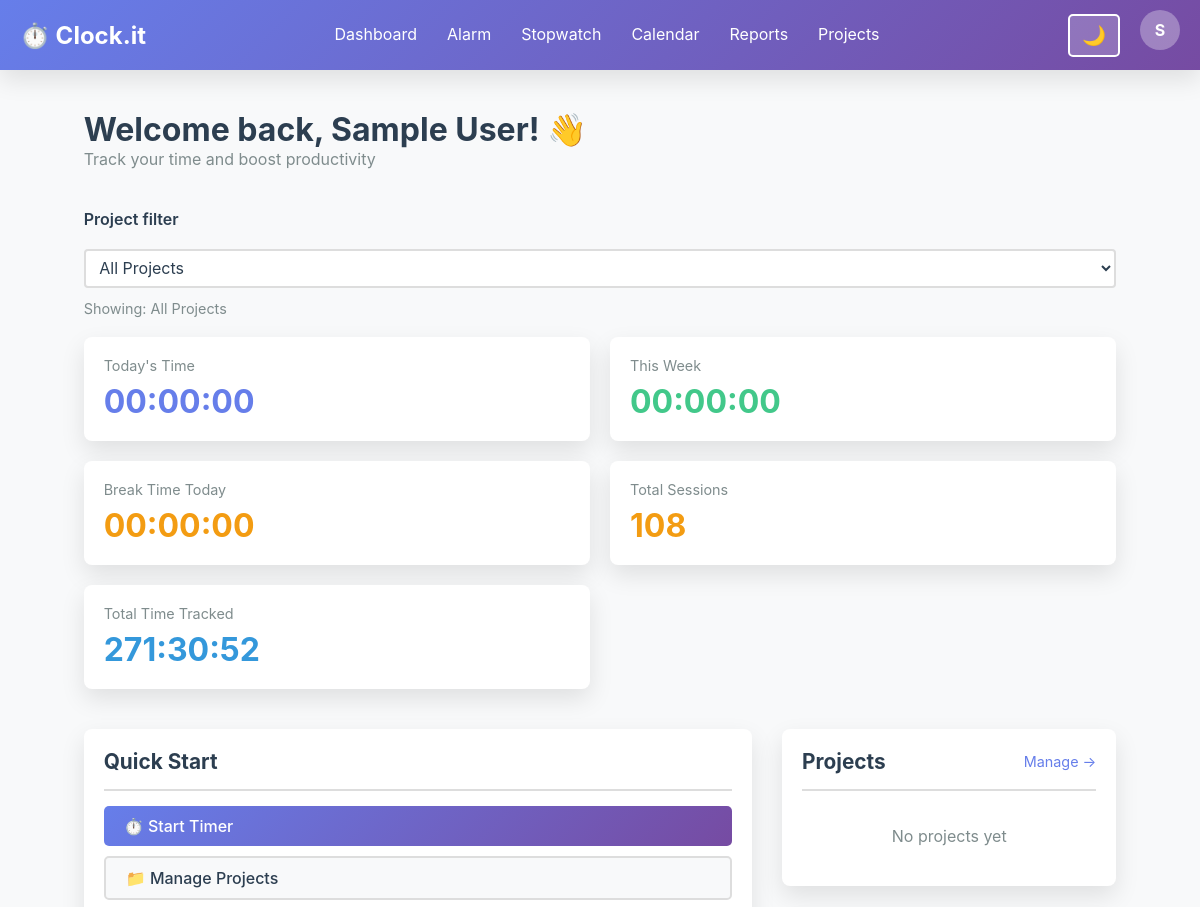
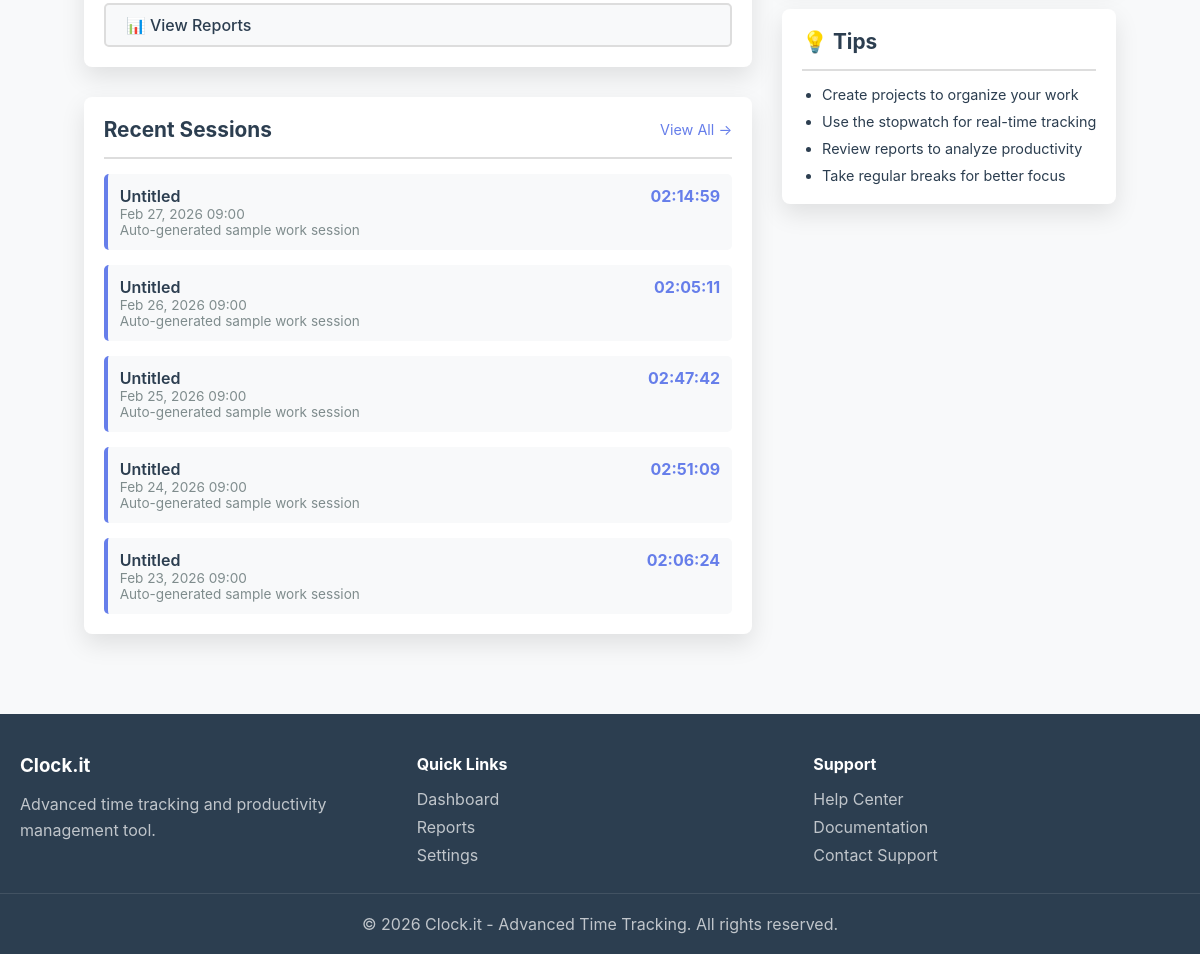
Page /dashboard.php (signed in) on the committed database (2 pictures, top to bottom).
### tables this page shows
CREATE TABLE users (
                id INTEGER PRIMARY KEY AUTOINCREMENT,
                email TEXT UNIQUE NOT NULL,
                password_hash TEXT NOT NULL,
                full_name TEXT,
                created_at DATETIME DEFAULT CURRENT_TIMESTAMP,
                updated_at DATETIME DEFAULT CURRENT_TIMESTAMP,
                is_admin INTEGER DEFAULT 0,
                theme TEXT DEFAULT 'light',
                notifications_enabled INTEGER DEFAULT 1
            );

CREATE TABLE time_sessions (
                id INTEGER PRIMARY KEY AUTOINCREMENT,
                user_id INTEGER NOT NULL,
                project_id INTEGER,
                start_time DATETIME NOT NULL,
                end_time DATETIME,
                duration_seconds INTEGER,
                description TEXT,
                notes TEXT,
                created_at DATETIME DEFAULT CURRENT_TIMESTAMP,
                FOREIGN KEY(user_id) REFERENCES users(id) ON DELETE CASCADE,
                FOREIGN KEY(project_id) REFERENCES projects(id) ON DELETE SET NULL
            );

### dashboard.php (the view, shortened to what the rows shown need)
<?php
require_once 'config/init.php';
$user = getCurrentUser();
$userId = $_SESSION['user_id'];
$db = Database::getInstance();
$projectFilterSQL = '';
$projectParams = [$userId];
$recentSessions = $db->fetchAll(
    "SELECT ts.*, p.name as project_name FROM time_sessions ts
     LEFT JOIN projects p ON ts.project_id = p.id
     WHERE ts.user_id = ?" . $projectFilterSQL . "
     ORDER BY ts.start_time DESC LIMIT 5",
    $projectParams
);
$userName = $user && $user['full_name'] ? htmlspecialchars($user['full_name']) : (isset($user['email']) ? explode('@', $user['email'])[0] : 'User');
?>
<?php HTMLHelper::renderHeader('Dashboard', $user); ?>
<body class="<?php echo $user['theme'] === 'dark' ? 'dark-theme' : 'light-theme'; ?>">
    <?php HTMLHelper::renderNavigation('dashboard', $user); ?>
    <div class="container">
        <div style="margin-bottom: 40px;">
            <h1>Welcome back, <?php echo $userName; ?>! 👋</h1>
            <p class="text-muted">Track your time and boost productivity</p>
        </div>
        <div style="display: grid; grid-template-columns: 2fr 1fr; gap: 30px; margin-bottom: 40px;">
            <div>
                <div class="card">
                    <div class="card-body">
                        <?php if (empty($recentSessions)): ?>
                            <p class="text-muted" style="text-align: center; padding: 20px 0;">No sessions yet. Start tracking!</p>
                        <?php else: ?>
                            <div style="display: flex; flex-direction: column; gap: 15px;">
                                <?php foreach ($recentSessions as $session): ?>
                                    <div style="padding: 12px; border-radius: 5px; background: var(--bg-secondary); border-left: 4px solid #667eea;">
                                        <div style="display: flex; justify-content: space-between; align-items: start;">
                                            <div>
                                                <div style="font-weight: 600;">
                                                    <?php echo htmlspecialchars($session['project_name'] ?? 'Untitled'); ?>
                                                </div>
                                                <div class="text-muted" style="font-size: 0.85rem;">
                                                    <?php echo formatDateTime($session['start_time']); ?>
                                                </div>
                                                <?php if ($session['description']): ?>
                                                    <div class="text-muted" style="font-size: 0.85rem;">
                                                        <?php echo htmlspecialchars($session['description']); ?>
                                                    </div>
                                                <?php endif; ?>
                                            </div>
                                            <div style="text-align: right; font-weight: bold; color: #667eea;">
                                                <?php
                                                    $sessDur = isset($session['duration_seconds']) ? (int)$session['duration_seconds'] : null;
                                                    echo formatDuration($sessDur ?? 0);
                                                ?>
                                            </div>
                                        </div>
                                    </div>
                                <?php endforeach; ?>
                            </div>
                        <?php endif; ?>
                    </div>
                </div>
            </div>
        </div>
    </div>
    <?php HTMLHelper::renderFooter(); ?>
</body>
</html>

### config/html-helper.php (shortened to what the rows shown need)
<?php
class HTMLHelper {
    public static function renderHeader($title, $user = null) {
        $theme = $user && isset($user['theme']) ? $user['theme'] : 'light';
        $baseUrl = defined('BASE_URL') ? BASE_URL : '';
        echo <<<HTML
<!DOCTYPE html>
<html lang="en" data-theme="$theme" data-base-url="$baseUrl">
<head>
    <meta charset="UTF-8">
    <meta name="viewport" content="width=device-width, initial-scale=1.0">
    <meta http-equiv="X-UA-Compatible" content="IE=edge">
    <title>$title - Clock.it</title>
    <link rel="stylesheet" href="{$baseUrl}/assets/css/style.css">
    <link rel="stylesheet" href="{$baseUrl}/assets/css/responsive.css">
    <link rel="stylesheet" href="{$baseUrl}/assets/css/dark-mode.css">
</head>
<body class="$theme-theme">
HTML;
    }
    public static function renderNavigation($currentPage = '', $user = null) {
        $baseUrl = defined('BASE_URL') ? BASE_URL : '';
        $userEmail = $user ? htmlspecialchars($user['email']) : '';
        $userName = $user && $user['full_name'] ? htmlspecialchars($user['full_name']) : explode('@', $userEmail)[0];
        $userInitial = !empty($userName) ? $userName[0] : '?';
        echo <<<HTML
<nav class="navbar">
    <div class="navbar-container">
        <div class="navbar-brand">
            <a href="{$baseUrl}/dashboard.php" class="brand-logo">⏱️ Clock.it</a>
        </div>
        <ul class="navbar-menu" id="navMenu">
            <li><a href="{$baseUrl}/dashboard.php" class="nav-link $(currentPage === 'dashboard' ? 'active' : '')">Dashboard</a></li>
            <li><a href="{$baseUrl}/alarm.php" class="nav-link $(currentPage === 'alarm' ? 'active' : '')">Alarm</a></li>
            <li><a href="{$baseUrl}/stopwatch.php" class="nav-link $(currentPage === 'stopwatch' ? 'active' : '')">Stopwatch</a></li>
            <li><a href="{$baseUrl}/calendar.php" class="nav-link $(currentPage === 'calendar' ? 'active' : '')">Calendar</a></li>
            <li><a href="{$baseUrl}/reports.php" class="nav-link $(currentPage === 'reports' ? 'active' : '')">Reports</a></li>
            <li><a href="{$baseUrl}/projects.php" class="nav-link $(currentPage === 'projects' ? 'active' : '')">Projects</a></li>
HTML;
        echo <<<HTML
        </ul>
        <div class="navbar-end">
            <button id="themeToggle" class="theme-toggle" title="Toggle dark/light mode">
                <span id="themeIcon">🌙</span>
            </button>
            <div class="user-menu">
                <div class="user-avatar">$userInitial</div>
                <div class="user-dropdown">
                    <div class="user-info">
                        <div class="user-name">$userName</div>
                        <div class="user-email">$userEmail</div>
                    </div>
                    <hr>
                    <a href="{$baseUrl}/profile.php" class="dropdown-item">👤 Profile</a>
                    <a href="{$baseUrl}/settings.php" class="dropdown-item">⚙️ Settings</a>
                    <hr>
                    <a href="{$baseUrl}/logout.php" class="dropdown-item logout">🚪 Logout</a>
                </div>
            </div>
        </div>
        <button id="menuToggle" class="menu-toggle">☰</button>
    </div>
</nav>
HTML;
    }
    public static function renderFooter() {
        $year = date('Y');
        $baseUrl = defined('BASE_URL') ? BASE_URL : '';
        echo <<<HTML
<footer class="footer">
    <div class="footer-container">
        <div class="footer-section">
            <h3>Clock.it</h3>
            <p>Advanced time tracking and productivity management tool.</p>
        </div>
        <div class="footer-section">
            <h4>Quick Links</h4>
            <ul>
                <li><a href="{$baseUrl}/dashboard.php">Dashboard</a></li>
                <li><a href="{$baseUrl}/reports.php">Reports</a></li>
                <li><a href="{$baseUrl}/settings.php">Settings</a></li>
            </ul>
        </div>
        <div class="footer-section">
            <h4>Support</h4>
            <ul>
                <li><a href="{$baseUrl}/help.php">Help Center</a></li>
                <li><a href="{$baseUrl}/docs.php">Documentation</a></li>
                <li><a href="mailto:support@clock-it.local">Contact Support</a></li>
            </ul>
        </div>
    </div>
    <div class="footer-bottom">
        <p>&copy; $year Clock.it - Advanced Time Tracking. All rights reserved.</p>
    </div>
</footer>
<script>
    window.APP_BASE_URL = window.APP_BASE_URL || document.documentElement.dataset.baseUrl || '';
</script>
<script src="{$baseUrl}/assets/js/main.js"></script>
<script src="{$baseUrl}/assets/js/theme.js"></script>
</body>
</html>
HTML;
    }
}
?>

### rows in the picture
users: full_name "S", full_name "Sample User"
time_sessions: project_name "Untitled", start_time "Feb 27, 2026 09:00", description "Auto-generated sample work session", duration_seconds "02:14:59"
time_sessions: project_name "Untitled", start_time "Feb 26, 2026 09:00", description "Auto-generated sample work session", duration_seconds "02:05:11"
time_sessions: project_name "Untitled", start_time "Feb 25, 2026 09:00", description "Auto-generated sample work session", duration_seconds "02:47:42"
time_sessions: project_name "Untitled", start_time "Feb 24, 2026 09:00", description "Auto-generated sample work session", duration_seconds "02:51:09"
time_sessions: project_name "Untitled", start_time "Feb 23, 2026 09:00", description "Auto-generated sample work session", duration_seconds "02:06:24"

### other values in the picture
$selectedProjectName "All Projects"
formatDuration($todayTotal) "00:00:00"
formatDuration($weekTotal) "00:00:00"
formatDuration($todayBreakTotal) "00:00:00"
$totalSessions['count'] "108"
formatDuration($totalSessions['total'] ?? 0) "271:30:52"
